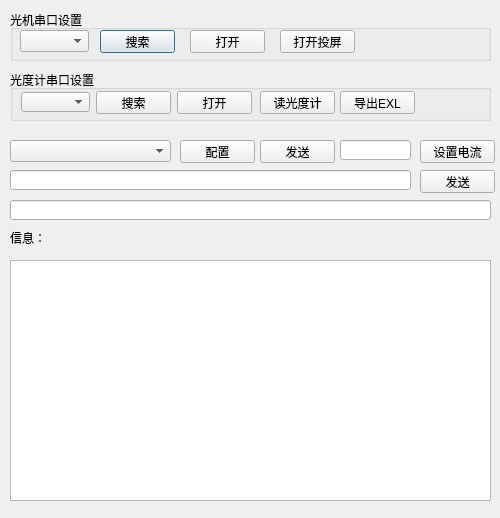
<?xml version="1.0" encoding="UTF-8"?>
<ui version="4.0">
 <class>Dialog</class>
 <widget class="QDialog" name="Dialog">
  <property name="geometry">
   <rect>
    <x>0</x>
    <y>0</y>
    <width>500</width>
    <height>518</height>
   </rect>
  </property>
  <property name="windowTitle">
   <string>Dialog</string>
  </property>
  <widget class="QGroupBox" name="groupBox">
   <property name="geometry">
    <rect>
     <x>10</x>
     <y>10</y>
     <width>481</width>
     <height>51</height>
    </rect>
   </property>
   <property name="title">
    <string>光机串口设置</string>
   </property>
   <widget class="QComboBox" name="cb_comname">
    <property name="geometry">
     <rect>
      <x>10</x>
      <y>20</y>
      <width>69</width>
      <height>22</height>
     </rect>
    </property>
   </widget>
   <widget class="QPushButton" name="btn_serach">
    <property name="geometry">
     <rect>
      <x>90</x>
      <y>20</y>
      <width>75</width>
      <height>23</height>
     </rect>
    </property>
    <property name="text">
     <string>搜索</string>
    </property>
   </widget>
   <widget class="QPushButton" name="btn_open">
    <property name="geometry">
     <rect>
      <x>180</x>
      <y>20</y>
      <width>75</width>
      <height>23</height>
     </rect>
    </property>
    <property name="text">
     <string>打开</string>
    </property>
   </widget>
   <widget class="QPushButton" name="btn_showimg">
    <property name="geometry">
     <rect>
      <x>270</x>
      <y>20</y>
      <width>75</width>
      <height>23</height>
     </rect>
    </property>
    <property name="text">
     <string>打开投屏</string>
    </property>
   </widget>
  </widget>
  <widget class="QTextBrowser" name="textBrowser">
   <property name="geometry">
    <rect>
     <x>10</x>
     <y>260</y>
     <width>481</width>
     <height>241</height>
    </rect>
   </property>
  </widget>
  <widget class="QLineEdit" name="txt_send">
   <property name="geometry">
    <rect>
     <x>10</x>
     <y>170</y>
     <width>401</width>
     <height>20</height>
    </rect>
   </property>
  </widget>
  <widget class="QPushButton" name="btn_crc">
   <property name="geometry">
    <rect>
     <x>420</x>
     <y>170</y>
     <width>75</width>
     <height>23</height>
    </rect>
   </property>
   <property name="text">
    <string>发送</string>
   </property>
  </widget>
  <widget class="QLineEdit" name="txt_receive">
   <property name="geometry">
    <rect>
     <x>10</x>
     <y>200</y>
     <width>481</width>
     <height>20</height>
    </rect>
   </property>
  </widget>
  <widget class="QLabel" name="lab_info">
   <property name="geometry">
    <rect>
     <x>10</x>
     <y>230</y>
     <width>481</width>
     <height>16</height>
    </rect>
   </property>
   <property name="text">
    <string>信息：</string>
   </property>
  </widget>
  <widget class="QComboBox" name="cb_test">
   <property name="geometry">
    <rect>
     <x>10</x>
     <y>140</y>
     <width>161</width>
     <height>22</height>
    </rect>
   </property>
  </widget>
  <widget class="QPushButton" name="btn_set">
   <property name="geometry">
    <rect>
     <x>180</x>
     <y>140</y>
     <width>75</width>
     <height>23</height>
    </rect>
   </property>
   <property name="text">
    <string>配置</string>
   </property>
  </widget>
  <widget class="QPushButton" name="btn_send">
   <property name="geometry">
    <rect>
     <x>260</x>
     <y>140</y>
     <width>75</width>
     <height>23</height>
    </rect>
   </property>
   <property name="text">
    <string>发送</string>
   </property>
  </widget>
  <widget class="QGroupBox" name="groupBox_2">
   <property name="geometry">
    <rect>
     <x>10</x>
     <y>70</y>
     <width>481</width>
     <height>51</height>
    </rect>
   </property>
   <property name="title">
    <string>光度计串口设置</string>
   </property>
   <widget class="QComboBox" name="cb_pho">
    <property name="geometry">
     <rect>
      <x>11</x>
      <y>22</y>
      <width>69</width>
      <height>20</height>
     </rect>
    </property>
   </widget>
   <widget class="QPushButton" name="btn_searchpho">
    <property name="geometry">
     <rect>
      <x>86</x>
      <y>21</y>
      <width>75</width>
      <height>23</height>
     </rect>
    </property>
    <property name="text">
     <string>搜索</string>
    </property>
   </widget>
   <widget class="QPushButton" name="btn_openpho">
    <property name="geometry">
     <rect>
      <x>167</x>
      <y>21</y>
      <width>75</width>
      <height>23</height>
     </rect>
    </property>
    <property name="text">
     <string>打开</string>
    </property>
   </widget>
   <widget class="QPushButton" name="btn_readpho">
    <property name="geometry">
     <rect>
      <x>250</x>
      <y>21</y>
      <width>75</width>
      <height>23</height>
     </rect>
    </property>
    <property name="text">
     <string>读光度计</string>
    </property>
   </widget>
   <widget class="QPushButton" name="btn_outexl">
    <property name="geometry">
     <rect>
      <x>330</x>
      <y>21</y>
      <width>75</width>
      <height>23</height>
     </rect>
    </property>
    <property name="text">
     <string>导出EXL</string>
    </property>
   </widget>
  </widget>
  <widget class="QLineEdit" name="txt_current">
   <property name="geometry">
    <rect>
     <x>340</x>
     <y>140</y>
     <width>71</width>
     <height>20</height>
    </rect>
   </property>
  </widget>
  <widget class="QPushButton" name="btn_setcurrent">
   <property name="geometry">
    <rect>
     <x>420</x>
     <y>140</y>
     <width>75</width>
     <height>23</height>
    </rect>
   </property>
   <property name="text">
    <string>设置电流</string>
   </property>
  </widget>
 </widget>
 <resources/>
 <connections/>
</ui>
